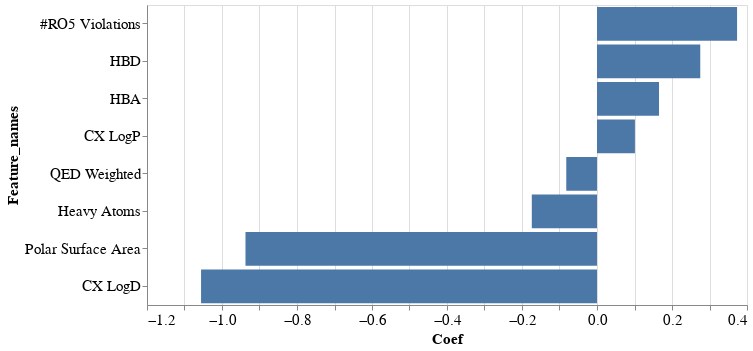

The cell this chart's notebook holds for it:
### Code cell
# Save feature array as df
lr_feat = pl.Series(log_reg.feature_names_in_).to_frame("Feature_names")
# Explode df due to a list series - e.g. array([[1, 2, 3...]]) and not array([1, 2, 3...])
lr_coef = pl.Series(log_reg.coef_).to_frame("Coef").explode("Coef")
# Concatenate dfs horizontally
df_feat = pl.concat([lr_feat, lr_coef], how="horizontal")

# Using altair to plot feature names vs. coefficients 
df_feat.plot.bar(
  x="Coef", 
  # -x = sorting in descending order, x = ascending
  y=alt.Y("Feature_names").sort("-x"), 
  #color="Feature_names", #will create a legend if used
  tooltip="Coef",
).configure_axis(
  labelFontSize=15,
  titleFontSize=15
).configure_view(
  continuousWidth=600,
  discreteHeight=300
)

### Figure 1 — Vega-Lite specification as saved in the notebook (floating-point values rounded to 4 significant figures)
{"config": {"view": {"continuousWidth": 600, "continuousHeight": 300, "discreteHeight": 300}, "axis": {"labelFontSize": 15, "titleFontSize": 15}}, "data": {"name": "data-579934047bcbc379ba0b195368585316"}, "mark": {"type": "bar"}, "encoding": {"tooltip": {"field": "Coef", "type": "quantitative"}, "x": {"field": "Coef", "type": "quantitative"}, "y": {"field": "Feature_names", "sort": "-x", "type": "nominal"}}, "params": [{"name": "param_1", "select": {"type": "interval", "encodings": ["x", "y"]}, "bind": "scales"}], "$schema": "https://vega.github.io/schema/vega-lite/v5.20.1.json", "datasets": {"data-579934047bcbc379ba0b195368585316": [{"Feature_names": "#RO5 Violations", "Coef": 0.3735}, {"Feature_names": "Polar Surface Area", "Coef": -0.9374}, {"Feature_names": "HBA", "Coef": 0.1654}, {"Feature_names": "HBD", "Coef": 0.2754}, {"Feature_names": "QED Weighted", "Coef": -0.08194}, {"Feature_names": "CX LogP", "Coef": 0.1012}, {"Feature_names": "CX LogD", "Coef": -1.056}, {"Feature_names": "Heavy Atoms", "Coef": -0.1739}]}}
